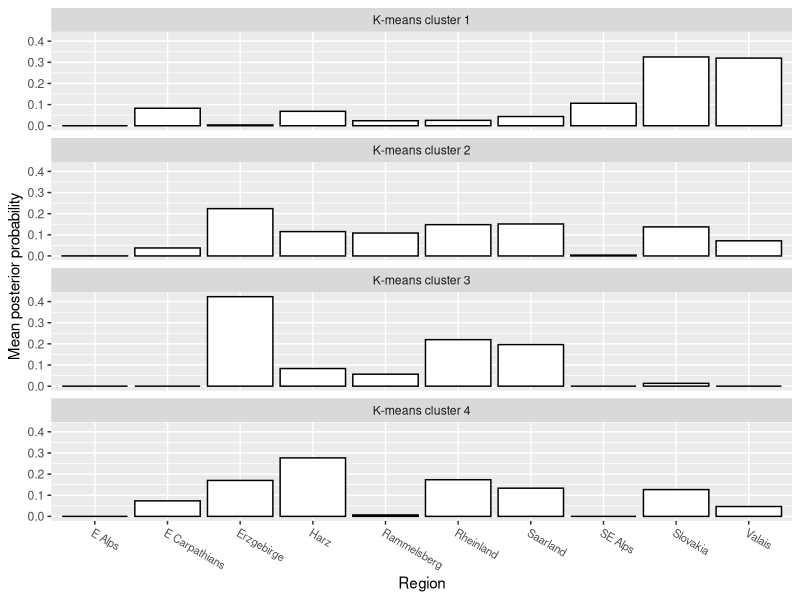

The R source for this figure:
library(tidyverse)

duchcov <- read_csv(here::here("data", "duchcov.csv"))

cluster <- read_csv(here::here("data", "clusters.csv")) %>%
  mutate(kmeans = factor(kmeans))

isotopes <- duchcov %>%
  select(id, starts_with("Pb2"))

isotopes <- bind_cols(isotopes, cluster)

sources <- read_csv(here::here("data", "ore_sources.csv")) %>%
  mutate(Region = factor(Region,
                         levels = c("Valais", "Rheinland", "Saarland",
                                    "Rammelsberg & Harz",
                                    "E Alps", "SE Alps", "Erzgebirge", 
                                    "Slovakia", "E Carpathians")),
         Region2 = factor(Region2,
                          levels = c("Valais", "Rheinland", "Saarland",
                                     "Harz", "Rammelsberg",
                                     "E Alps", "SE Alps", "Erzgebirge", 
                                     "Slovakia", "E Carpathians")))

sources <- sources %>% filter(Outlier == FALSE)

sources_lm <- lm(as.matrix(sources[, c("Pb207_206", "Pb208_206",
                                       "Pb206_204", "Pb207_204", "Pb208_204")]) ~ sources$Region2)

n_levels_sources <- length(levels(sources$Region2))

sources_lda <- MASS::lda(Region2 ~ ., sources[, c("Region2",
                                                  "Pb207_206", "Pb208_206",
                                                  "Pb206_204", "Pb207_204", "Pb208_204")],
                         prior = as.double(
                           paste(
                             rep(1/n_levels_sources,
                                 n_levels_sources), sep = ",")))

sources_pred <- predict(sources_lda)
prediction <- with(sources_pred, data.frame(Region = sources$Region2,
                                            Predict = class, round(posterior, 2)))

duchcov_prediction <- predict(object = sources_lda, newdata = isotopes[, -7])
duchcov_prediction_df <- with(duchcov_prediction,
                              data.frame(id = isotopes[, "id"],
                                         kmeans = isotopes[, "kmeans"],
                                         predicted_region = class,
                                         round(posterior, 2))) %>% 
  as_tibble() %>% 
  mutate(kmeans = str_c("K-means cluster ", kmeans))

fig_out <- duchcov_prediction_df %>%
  select(-predicted_region) %>%
  gather(key = "region", value = "probability", -id, -kmeans) %>%
  group_by(kmeans, region) %>%
  dplyr::summarize(mean_prob = mean(probability, na.rm = TRUE)) %>%
  mutate(region = str_replace(region, "\\.", " ")) %>% 
  ggplot(aes(x = region, y = mean_prob)) +
  geom_col(fill = "white", col = "black") +
  facet_wrap(~kmeans, ncol = 1) +
  labs(x = "Region", y = "Mean posterior probability") +
  theme(axis.text.x = element_text(size = 8, angle = -30, hjust = 0))

ggsave(here::here("plots", "FIG11.pdf"), fig_out, "pdf", width = 140, height = 140, units = "mm", scale = 1)
